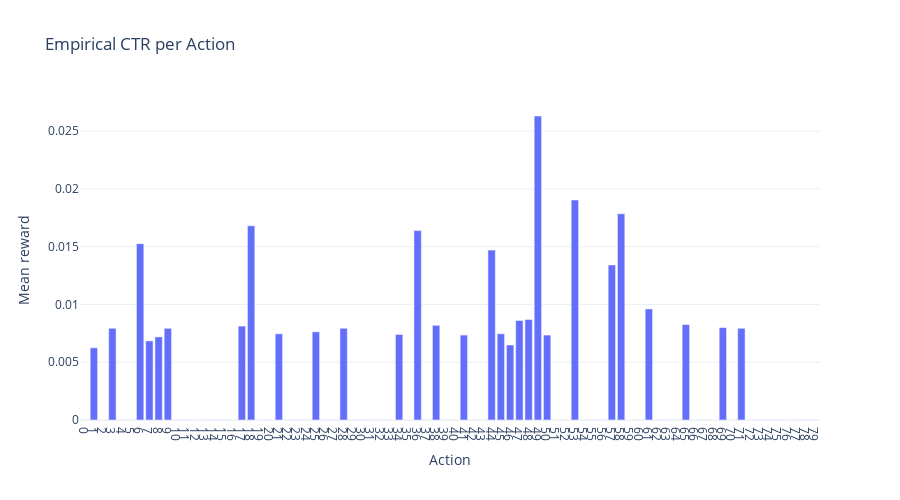
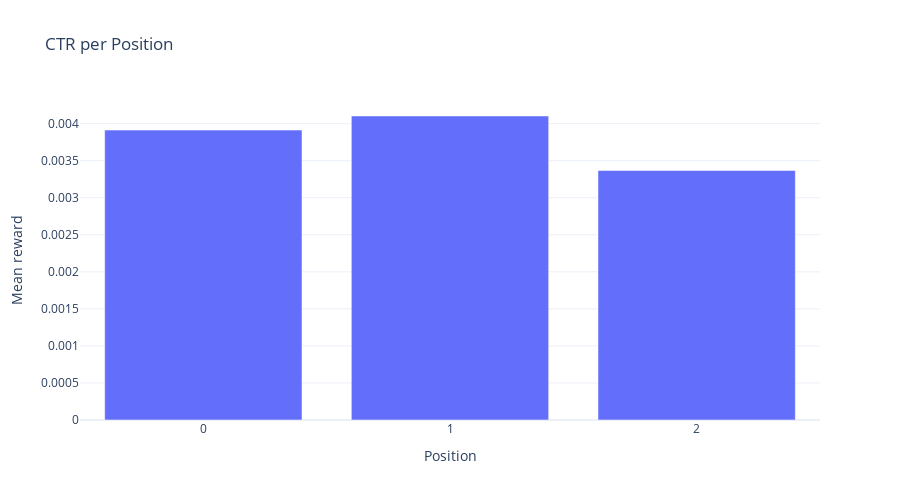

The notebook cell these images were saved under, in order:
### Code cell
# For CTR per action (your case)
fig = plot_empirical_means(df, group_col="action", value_col="reward", title="Empirical CTR per Action")
fig.show()

# For reward by position
fig2 = plot_empirical_means(df, group_col="position", value_col="reward", title="CTR per Position")
fig2.show()

### Figure 1 — Plotly figure (JSON) as saved in the notebook; plotly's stock layout.template omitted (floating-point values rounded to 4 significant figures)
{"data": [{"hovertemplate": "Action=%{x}<br>Mean reward=%{y}<extra></extra>", "legendgroup": "", "marker": {"color": "#636efa", "pattern": {"shape": ""}}, "name": "", "orientation": "v", "showlegend": false, "textposition": "auto", "type": "bar", "x": [0, 1, 2, 3, 4, 5, 6, 7, 8, 9, 10, 11, 12, 13, 14, 15, 16, 17, 18, 19, 20, 21, 22, 23, 24, 25, 26, 27, 28, 29, 30, 31, 32, 33, 34, 35, 36, 37, 38, 39, 40, 41, 42, 43, 44, 45, 46, 47, 48, 49, 50, 51, 52, 53, 54, 55, 56, 57, 58, 59, 60, 61, 62, 63, 64, 65, 66, 67, 68, 69, 70, 71, 72, 73, 74, 75, 76, 77, 78, 79], "xaxis": "x", "y": [0.0, 0.00625, 0.0, 0.007937, 0.0, 0.0, 0.01527, 0.006849, 0.007194, 0.007937, 0.0, 0.0, 0.0, 0.0, 0.0, 0.0, 0.0, 0.00813, 0.01681, 0.0, 0.0, 0.007463, 0.0, 0.0, 0.0, 0.007634, 0.0, 0.0, 0.007937, 0.0, 0.0, 0.0, 0.0, 0.0, 0.007407, 0.0, 0.01639, 0.0, 0.008197, 0.0, 0.0, 0.007353, 0.0, 0.0, 0.01471, 0.007463, 0.006494, 0.008621, 0.008696, 0.02632, 0.007353, 0.0, 0.0, 0.01905, 0.0, 0.0, 0.0, 0.01342, 0.01786, 0.0, 0.0, 0.009615, 0.0, 0.0, 0.0, 0.008264, 0.0, 0.0, 0.0, 0.008, 0.0, 0.007937, 0.0, 0.0, 0.0, 0.0, 0.0, 0.0, 0.0, 0.0], "yaxis": "y"}], "layout": {"barmode": "relative", "height": 500, "legend": {"tracegroupgap": 0}, "title": {"text": "Empirical CTR per Action"}, "xaxis": {"anchor": "y", "domain": [0, 1], "tickmode": "array", "ticktext": ["0", "1", "2", "3", "4", "5", "6", "7", "8", "9", "10", "11", "12", "13", "14", "15", "16", "17", "18", "19", "20", "21", "22", "23", "24", "25", "26", "27", "28", "29", "30", "31", "32", "33", "34", "35", "36", "37", "38", "39", "40", "41", "42", "43", "44", "45", "46", "47", "48", "49", "50", "51", "52", "53", "54", "55", "56", "57", "58", "59", "60", "61", "62", "63", "64", "65", "66", "67", "68", "69", "70", "71", "72", "73", "74", "75", "76", "77", "78", "79"], "tickvals": [0, 1, 2, 3, 4, 5, 6, 7, 8, 9, 10, 11, 12, 13, 14, 15, 16, 17, 18, 19, 20, 21, 22, 23, 24, 25, 26, 27, 28, 29, 30, 31, 32, 33, 34, 35, 36, 37, 38, 39, 40, 41, 42, 43, 44, 45, 46, 47, 48, 49, 50, 51, 52, 53, 54, 55, 56, 57, 58, 59, 60, 61, 62, 63, 64, 65, 66, 67, 68, 69, 70, 71, 72, 73, 74, 75, 76, 77, 78, 79], "title": {"text": "Action"}}, "yaxis": {"anchor": "x", "domain": [0, 1], "title": {"text": "Mean reward"}}}}

### Figure 2 — Plotly figure (JSON) as saved in the notebook; plotly's stock layout.template omitted (floating-point values rounded to 4 significant figures)
{"data": [{"hovertemplate": "Position=%{x}<br>Mean reward=%{y}<extra></extra>", "legendgroup": "", "marker": {"color": "#636efa", "pattern": {"shape": ""}}, "name": "", "orientation": "v", "showlegend": false, "textposition": "auto", "type": "bar", "x": [0, 1, 2], "xaxis": "x", "y": [0.003913, 0.004103, 0.003368], "yaxis": "y"}], "layout": {"barmode": "relative", "height": 500, "legend": {"tracegroupgap": 0}, "title": {"text": "CTR per Position"}, "xaxis": {"anchor": "y", "domain": [0, 1], "tickmode": "array", "ticktext": ["0", "1", "2"], "tickvals": [0, 1, 2], "title": {"text": "Position"}}, "yaxis": {"anchor": "x", "domain": [0, 1], "title": {"text": "Mean reward"}}}}
